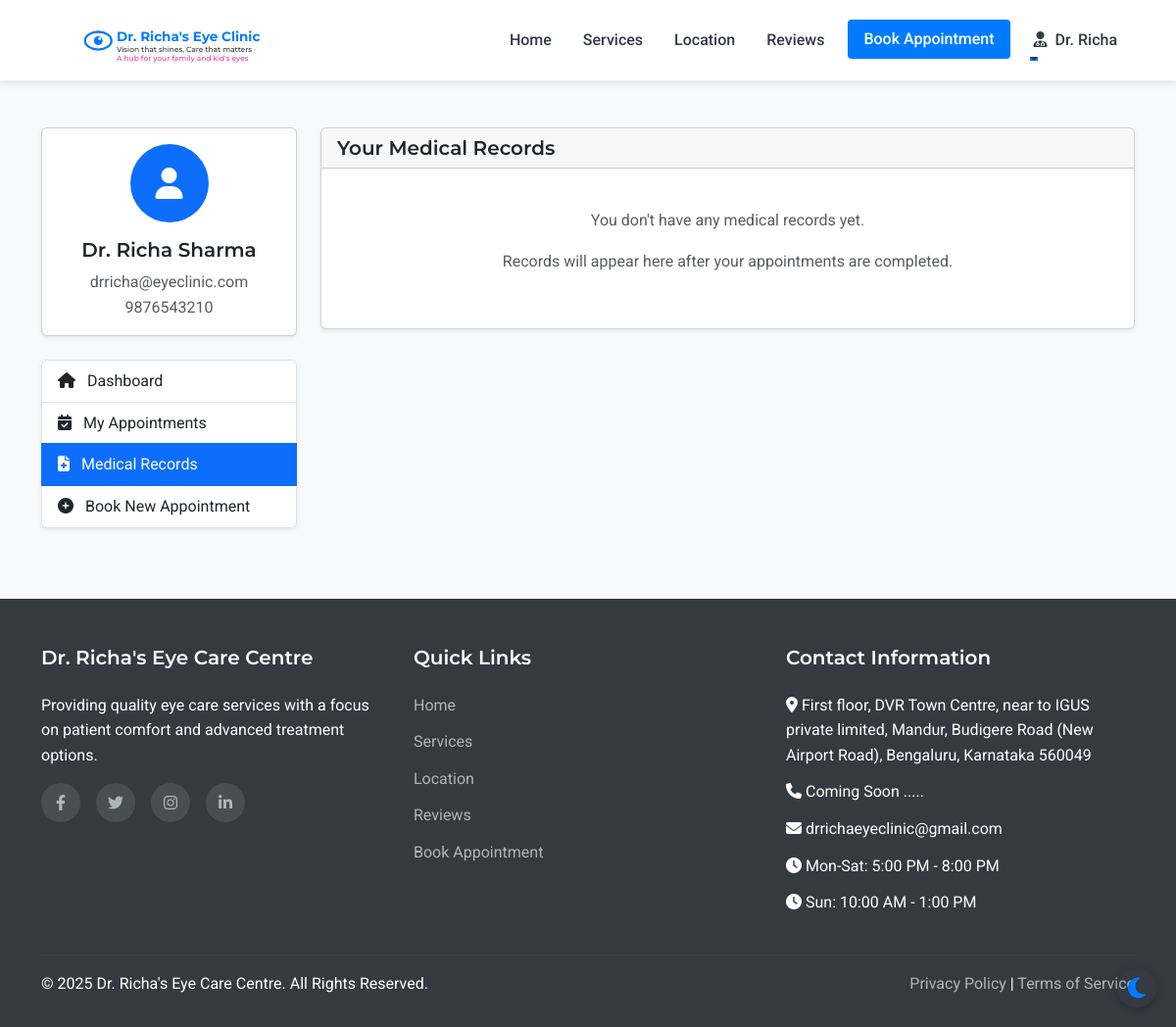
The page /patient/medical-records (signed in) on the database as committed earlier.
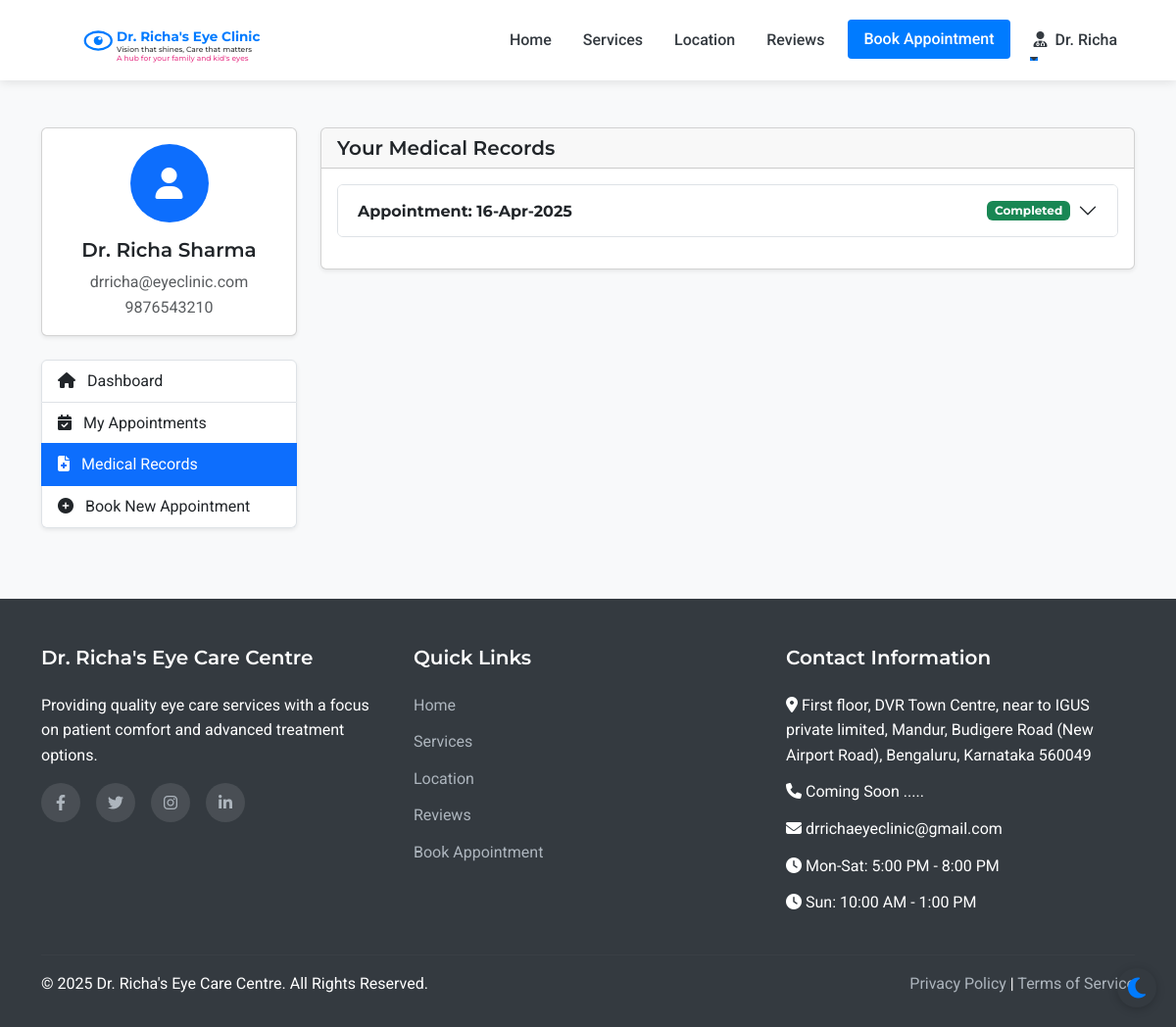
The same page on the database as committed later.
### models.py (models this page shows, shortened)
class Appointment(db.Model):
    id = db.Column(db.Integer, primary_key=True)
    patient_id = db.Column(db.Integer, db.ForeignKey('patient.id'), nullable=False)
    appointment_date = db.Column(db.Date, nullable=False)
    appointment_time = db.Column(db.Time, nullable=False)
    primary_issue = db.Column(db.Text, nullable=True)
    referral_info = db.Column(db.String(255), nullable=True)
    status = db.Column(db.String(20), default='scheduled')  # scheduled, completed, cancelled
    created_at = db.Column(db.DateTime, default=datetime.utcnow)
    consultation_fee = db.Column(db.Float, nullable=False, default=500.0)
    payment_status = db.Column(db.String(20), default='pending')  # pending, paid

### routes.py (the view)
@app.route('/patient/medical-records')
@login_required
def patient_medical_records():
    appointments = (
        db.session.query(Appointment)
        .join(MedicalRecord, Appointment.id == MedicalRecord.appointment_id)
        .filter(Appointment.patient_id == current_user.id)
        .order_by(desc(Appointment.appointment_date))
        .all()
    )
    return render_template('patient/medical_records.html', appointments=appointments)

### app.py (called while the page is built)
@login_manager.user_loader
def load_user(user_id):
    from models import Doctor, Assistant, Admin, Patient
    try:
        if user_id.startswith('doctor_'):
            return Doctor.query.get(int(user_id.split('_')[1]))
        elif user_id.startswith('assistant_'):
            return Assistant.query.get(int(user_id.split('_')[1]))
        elif user_id.startswith('admin_'):
            return Admin.query.get(int(user_id.split('_')[1]))
        else:
            return Patient.query.get(int(user_id))
    except (ValueError, AttributeError):
        return None

### routes.py (called while the page is built)
@app.context_processor
def inject_now():
    return {'now': datetime.now()}

### templates/patient/medical_records.html (shortened to what this page needs)
{% extends 'layout.html' %}
{% block content %}
<section class="py-5 bg-light">
    <div class="container">
        <div class="row">
            <div class="col-lg-3 mb-4">
                <div class="card shadow-sm mb-4">
                    <div class="card-body text-center">
                        <div class="avatar-circle bg-primary text-white mb-3">
                            <i class="fas fa-user fa-2x"></i>
                        </div>
                        <h5 class="card-title">{{ current_user.full_name }}</h5>
                        <p class="card-text text-muted mb-0">{{ current_user.email }}</p>
                        <p class="card-text text-muted">{{ current_user.mobile_number }}</p>
                    </div>
                </div>
                <div class="list-group shadow-sm">
                    <a href="{{ url_for('patient_dashboard') }}" class="list-group-item list-group-item-action">
                        <i class="fas fa-home me-2"></i> Dashboard
                    </a>
                    <a href="{{ url_for('patient_appointments') }}" class="list-group-item list-group-item-action">
                        <i class="fas fa-calendar-check me-2"></i> My Appointments
                    </a>
                    <a href="{{ url_for('patient_medical_records') }}" class="list-group-item list-group-item-action active">
                        <i class="fas fa-file-medical me-2"></i> Medical Records
                    </a>
                    <a href="{{ url_for('appointment') }}" class="list-group-item list-group-item-action">
                        <i class="fas fa-plus-circle me-2"></i> Book New Appointment
                    </a>
                </div>
            </div>
            <div class="col-lg-9">
                <div class="card shadow-sm mb-4">
                    <div class="card-header">
                        <h5 class="mb-0">Your Medical Records</h5>
                    </div>
                    <div class="card-body">
                        {% if appointments %}
                            <div class="accordion" id="medicalRecordsAccordion">
                                {% for appointment in appointments %}
                                    {% if appointment.medical_record %}
                                        <div class="accordion-item mb-3 border">
                                            <h2 class="accordion-header" id="heading{{ appointment.id }}">
                                                <button class="accordion-button collapsed" type="button" data-bs-toggle="collapse" data-bs-target="#collapse{{ appointment.id }}" aria-expanded="false" aria-controls="collapse{{ appointment.id }}">
                                                    <div class="d-flex w-100 justify-content-between align-items-center">
                                                        <span>
                                                            <strong>Appointment: {{ appointment.appointment_date.strftime('%d-%b-%Y') }}</strong>
                                                        </span>
                                                        <span class="badge bg-success me-2">Completed</span>
                                                    </div>
                                                </button>
                                            </h2>
                                        </div>
                                    {% endif %}
                                {% endfor %}
                            </div>
                        {% else %}
                            <div class="text-center p-4">
                                <p class="text-muted">You don't have any medical records yet.</p>
                                <p class="text-muted">Records will appear here after your appointments are completed.</p>
                            </div>
                        {% endif %}
                    </div>
                </div>
            </div>
        </div>
    </div>
</section>
{% endblock %}

Rows that differ between the two databases and show on the page:
now on this page (row edited): Appointment: appointment_date "16-Apr-2025"
Other text that changed with them:
text no longer shown: "You don't have any medical records yet. Records will appear here after your appointments are completed."
